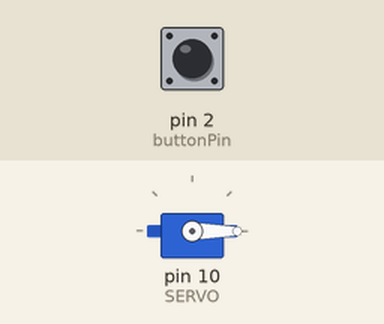
Bench run of a sketch on a simulated Arduino Uno, built with avr-gcc and run on an emulated ATmega328P. Shown: servo. The inputs (shaded band) are chosen by the test bench; at power-on: pin 2 (buttonPin) LOW.

Above: at 2.2 s.
2.3 s: pin 2 (buttonPin) pulled HIGH for 0.15 s
At 3.08 s:
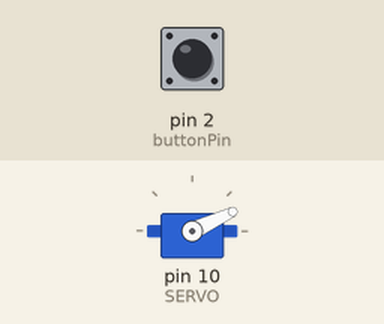
At 4.28 s:
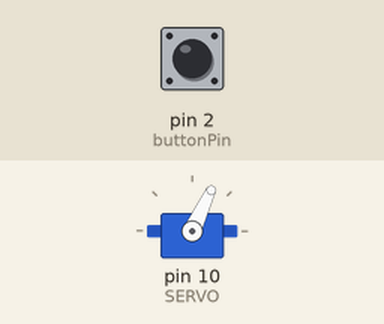
8.3 s: pin 2 (buttonPin) pulled HIGH for 1 s
At 9.68 s:
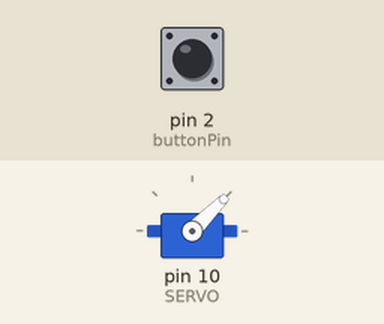
Timing chart, 0 to 15.2 s (numbered marks = the images above; inputs shaded):
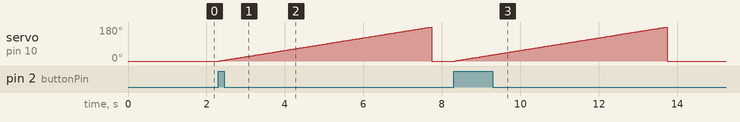

Measured:
- after the input at 2.3 s, servo on pin 10 (SERVO): rises from 0° to 180° in 5.4 s, then falls to 0° in 0.03 s
- after the input at 8.3 s, servo on pin 10 (SERVO): rises from 0° to 180° in 5.4 s, then falls to 0° in 0.03 s

The sketch:

servo.ino
```cpp
#include <Servo.h>

const int SERVO = 10;
Servo servo;
const int buttonPin = 2;

void setup() {
  pinMode(buttonPin, INPUT);
  // Serial.begin(9600);
  servo.attach(SERVO);
  servo.write(0);
  delay(1000);
}
// for (int cnt = 0; cnt <= 2; cnt++) {
//   servo.write(0);
//   delay(1000);
//   servo.write(90);
//   delay(1000);
// }

// for (int angle = 0; angle <= 180; angle++) {
//   servo.write(angle);
//   delay(30);
// }

// servo.detach();
// }

void loop() {
  int buttonInput = digitalRead(buttonPin);
  if (buttonInput == 1) {
    for (int angle = 0; angle <= 180; angle++) {
      servo.write(angle);
      delay(30);
    }
    // servo.write(150);
  }else servo.write(0);
    // if (Serial.available()) {
    //   char userInput = Serial.read();

    //   switch (userInput) {
    //     case '1':
    //       servo.write(30);
    //       delay(1000);
    //       break;
    //     case '2':
    //       servo.write(90);
    //       delay(1000);
    //       break;
    //     case '3':
    //       servo.write(150);
    //       delay(1000);
    //       break;
    //     default:
    //       break;
    //   }
    // }
  }
```
